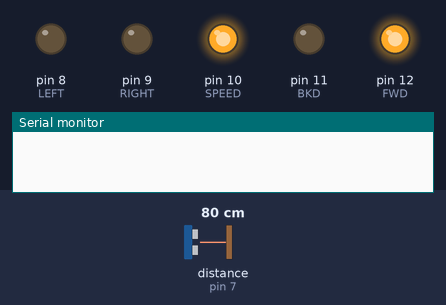
The sketch below on a simulated Arduino Uno, built with avr-gcc and run on an emulated ATmega328P. Shown: output pins drawn as LEDs (lit = HIGH), the last lines printed to the serial monitor. Dashed ring = blinking. The test bench sets the inputs (shaded band); at power-on: distance to the obstacle (sensor on pin 7) 80 cm.

Above: at 1.2 s.
1.3 s: distance to the obstacle (sensor on pin 7) set to 12 cm
2.8 s: distance to the obstacle (sensor on pin 7) set to 9 cm
At 4.2 s:
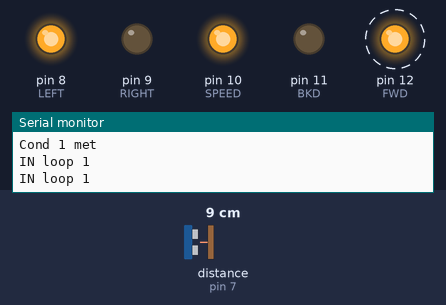
5.8 s: distance to the obstacle (sensor on pin 7) set to 18 cm
At 6.2 s:
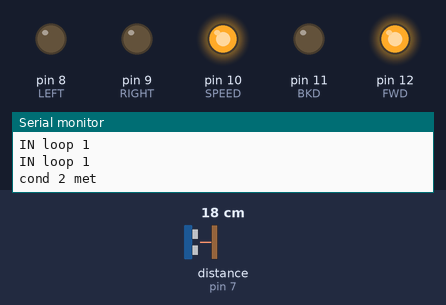
7.3 s: distance to the obstacle (sensor on pin 7) set to 2 cm
At 7.7 s:
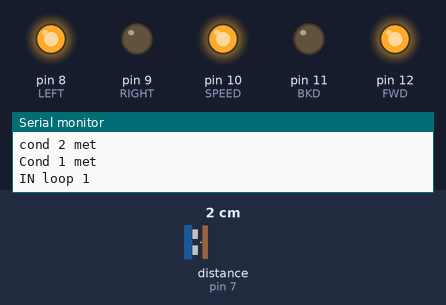
10.3 s: distance to the obstacle (sensor on pin 7) set to 35 cm
At 11.0 s:
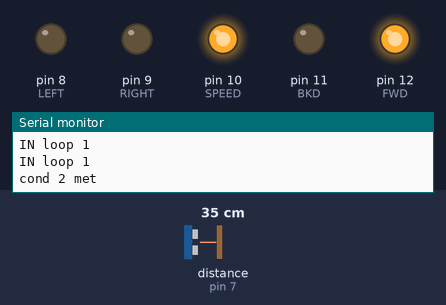
Timing chart, 0 to 12.8 s (numbered marks = the images above; inputs shaded):
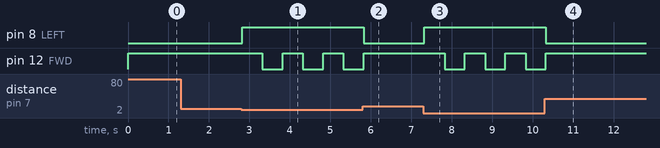

The sketch:

autobot.ino
```cpp
#include <NewPing.h>
NewPing sensor1(6, 7, 5000000);
#define FWD 12
#define BKD 11
#define SPEED 10
#define LEFT 8
#define RIGHT 9
const int pingPin = 7;
const int trig = 6;
int comp = 0;

void setup() {
  // put your setup code here, to run once:
  pinMode(FWD, OUTPUT);
  pinMode(BKD, OUTPUT);
  pinMode(SPEED, OUTPUT);
  pinMode(LEFT, OUTPUT);
  pinMode(RIGHT, OUTPUT);
  digitalWrite(SPEED, HIGH);
  Serial.begin(9600);
}

void loop() {
  //put your main code here, to run repeatedly:
  digitalWrite(FWD, HIGH);
  digitalWrite(RIGHT, LOW);
    digitalWrite(LEFT, LOW);

  comp = 0;
  while (sensor1.ping_cm() > 10) {
    delay(50);
  }

  digitalWrite(FWD,LOW);
  Serial.println("Cond 1 met");


  digitalWrite(LEFT, HIGH);
  for (int i = 0; i <= 18; i++) {
    digitalWrite(FWD, HIGH);
    Serial.println("IN loop 1");
    delay(500);
    digitalWrite(FWD, LOW);
    delay(500);
    if (sensor1.ping_cm() > 10) {
      comp = 1;
      digitalWrite(LEFT, LOW);
      Serial.println("cond 2 met");
      break;
    }
  }
  if ( comp == 0) {
    for (int i = 0; i <= 18; i++) {
      digitalWrite(BKD, HIGH);

      delay(500);
      digitalWrite(BKD, LOW);

    }
    digitalWrite(LEFT, LOW);
    digitalWrite(RIGHT, HIGH);
    for (int i = 0; i <= 18; i++) {
      digitalWrite(FWD, HIGH);

      delay(500);
      digitalWrite(FWD, LOW);
      delay(500);

      if (sensor1.ping_cm() > 10) {
              Serial.println("cond 3 met");

        break;
      }
    }
  }
  digitalWrite(FWD, LOW);
}
```

Measured:
- the behaviour switches between 11 and 10 cm on distance to the obstacle (sensor on pin 7) (found by bisection; images 0 and 1)
- after the input at 1.3 s, every drawn part: stays the same
- after the input at 2.8 s, pin 8 (LEFT): LOW → HIGH at once; pin 12 (FWD): alternates HIGH for 0.50 s and LOW for 0.50 s, starting after 0.52 s
- after the input at 5.8 s, pin 8 (LEFT): HIGH → LOW at once; pin 12 (FWD): goes on until 5.8 s, then stays HIGH
- after the input at 7.3 s, pin 8 (LEFT): LOW → HIGH at once; pin 12 (FWD): alternates HIGH for 0.50 s and LOW for 0.50 s, starting after 0.52 s
- after the input at 10.3 s, pin 8 (LEFT): HIGH → LOW at once; pin 12 (FWD): goes on until 10.3 s, then stays HIGH
